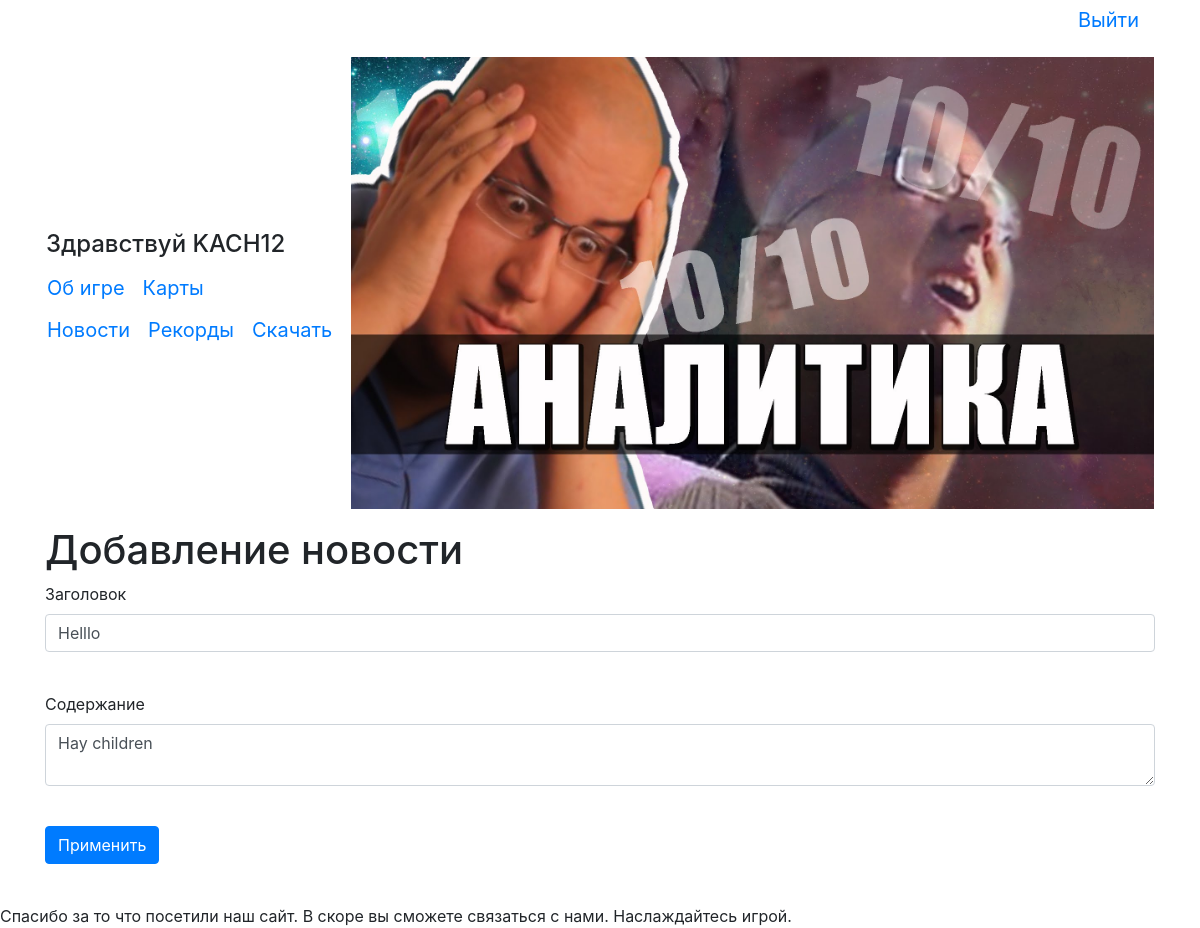
The app's page /news/4 (signed in) with its own data.
### data/users.py (models this page shows, shortened)
class User(SqlAlchemyBase, UserMixin, SerializerMixin):
    __tablename__ = 'users'
    id = sqlalchemy.Column(sqlalchemy.Integer,
                           primary_key=True, autoincrement=True)
    name = sqlalchemy.Column(sqlalchemy.String(15), unique=True)
    email = sqlalchemy.Column(sqlalchemy.String, unique=True)
    hashed_password = sqlalchemy.Column(sqlalchemy.String)
    create_date = sqlalchemy.Column(sqlalchemy.DateTime, default=datetime.datetime.now)
    records = orm.relation("Records", back_populates='user')
    news = orm.relation("News", back_populates='user')

### data/news.py (models this page shows)
class News(SqlAlchemyBase, SerializerMixin):
    __tablename__ = 'news'
    id = sqlalchemy.Column(sqlalchemy.Integer,
                           primary_key=True, autoincrement=True)
    title = sqlalchemy.Column(sqlalchemy.String, nullable=True, default='Сообщение')
    content = sqlalchemy.Column(sqlalchemy.String, nullable=True)
    created_date = sqlalchemy.Column(sqlalchemy.DateTime,
                                     default=datetime.datetime.now)
    user_id = sqlalchemy.Column(sqlalchemy.Integer,
                                sqlalchemy.ForeignKey("users.id"))
    user = orm.relation('User')

### main.py (the view, shortened to what this page needs)
@app.route('/news/<int:id>', methods=['GET', 'POST'])
@login_required
def edit_news(id):
    form = NewsForm()
    if request.method == "GET":
        session = db_session.create_session()
        news = session.query(News).filter(News.id == id,
                                          (News.user == current_user) |
                                          (current_user.id == 1)).first()
        if news:
            form.title.data = news.title
            form.content.data = news.content
        else:
            abort(404)
    return render_template('news.html', title='Редактирование новости', form=form)

### data/newsform.py
class NewsForm(FlaskForm):
    title = StringField('Заголовок')
    content = TextAreaField("Содержание", validators=[DataRequired()])
    submit = SubmitField('Применить')

### data/db_session.py (called while the page is built)
def create_session() -> Session:
    global __factory
    return __factory()

### main.py (called while the page is built)
@login_manager.user_loader
def load_user(user_id):
    session = db_session.create_session()
    return session.query(User).get(user_id)

### templates/news.html (shortened to what this page needs)
{% extends "base.html" %}
{% block content %}
<h1>Добавление новости</h1>
<form action="" method="post">
    <p>
        {{ form.title.label }}<br>
        {{ form.title(class="form-control") }}<br>
    </p>
    <p>
        {{ form.content.label }}<br>
        {{ form.content(class="form-control") }}<br>
    </p>
    <p>{{ form.submit(type="submit", class="btn btn-primary") }}</p>
</form>
{% endblock %}

### templates/base.html (shortened to what this page needs)
<!doctype html>
<html lang="ru" xmlns="http://www.w3.org/1999/html" xmlns="http://www.w3.org/1999/html">
<head>
    <link rel="stylesheet"
          href="https://stackpath.bootstrapcdn.com/bootstrap/4.4.1/css/bootstrap.min.css"
>
</head>
<body>
<main role="main" class="container">
    <table border=0 width=100%>
        {% if current_user.is_authenticated %}
        <p align="right"><a class="navbar-brand" href="/logout">Выйти</a></p>
        {% endif %}
        <td>
            {% if current_user.is_authenticated %}
            <h4>Здравствуй {{ current_user.name }}</h4>
            {% endif %}
            <div>
                <table border="0">
                    <tr>
                        <td><a class="navbar-brand" href="/information">Об игре</a></td>
                        <td><a class="navbar-brand" href="/maps">Карты</a></td>
                    </tr>
                </table>
            </div>
            {% if current_user.is_authenticated %}
            <div>
                <table border="0">
                    <tr>
                        <td><a class="navbar-brand" href="/">Новости</a></td>
                        <td><a class="navbar-brand" href="/records">Рекорды</a></td>
                        <td><a class="navbar-brand" href="/download">Скачать</a></td>
                    </tr>
                </table>
            </div>
            {% else %}
            <p>
                <a class="btn btn-primary " href="/register">Зарегистрироваться</a>
                <a class="btn btn-success" href="/login">Войти</a>
            </p>
            {% endif %}
        </td>
        <td>
            <p><img src="static/img/fn.jpg" width=100%  alt='Игра для настоящий ценителей!(Если вы не цунитель, то всеровно играйте)'></p>
        </td>
    </table>
    {% block content %}{% endblock %}
</main>
</body>
<footer>
    <br>
    Спасибо за то что посетили наш сайт. В скоре вы сможете связаться с нами. Наслаждайтесь игрой.
</footer>
</html>

### records on screen
User: name "KACH12"
News: title "Helllo", content "Hay children"
